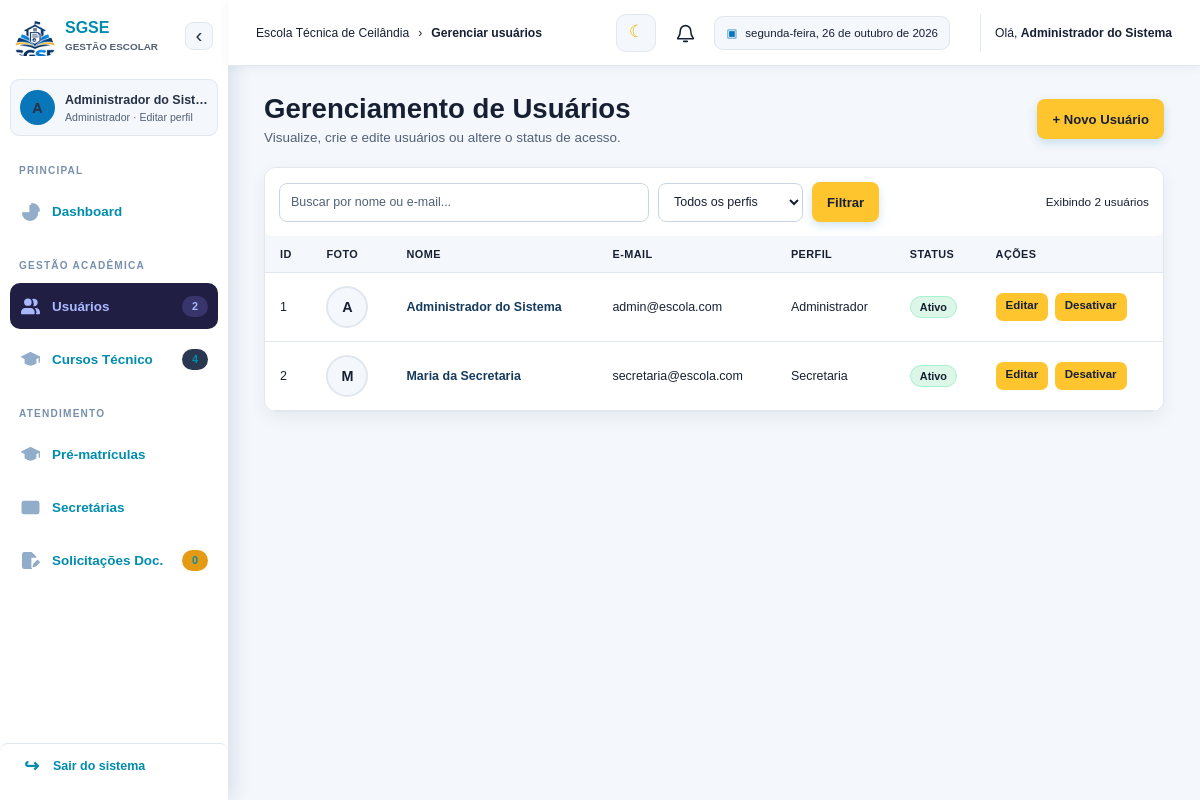
/view/admin/gerenciar_usuarios.php (signed in), run on the app's committed database.
### tables this page shows
CREATE TABLE usuarios (
    id_usuario INT AUTO_INCREMENT PRIMARY KEY,
    id_pessoa INT NOT NULL UNIQUE,
    id_perfil INT NOT NULL,
    email VARCHAR(100) NOT NULL UNIQUE,
    senha VARCHAR(255) NOT NULL,
    foto_perfil VARCHAR(255),
    cargo VARCHAR(100),
    setor VARCHAR(100),
    status ENUM('Ativo', 'Inativo') DEFAULT 'Ativo',
    criado_em TIMESTAMP DEFAULT CURRENT_TIMESTAMP,

    CONSTRAINT fk_usuario_pessoa
        FOREIGN KEY (id_pessoa)
        REFERENCES pessoas(id_pessoa)
        ON DELETE RESTRICT,

    CONSTRAINT fk_usuario_perfil
        FOREIGN KEY (id_perfil)
        REFERENCES perfis(id_perfil)
        ON DELETE RESTRICT
);

CREATE TABLE pessoas (
    id_pessoa INT AUTO_INCREMENT PRIMARY KEY,
    nome VARCHAR(100) NOT NULL,
    cpf VARCHAR(14) NOT NULL UNIQUE,
    telefone VARCHAR(20),
    data_nascimento DATE,
    criado_em TIMESTAMP DEFAULT CURRENT_TIMESTAMP
);

### controller/UsuarioController.php (called while the page is built, shortened)
<?php
require_once __DIR__ . '/../model/dao/UsuarioDAO.php';
class UsuarioController {
    public function listar() {
        $dao = new UsuarioDAO();
        return $dao->listar();
    }
}
?>

### model/dao/Conexao.php (called while the page is built, shortened)
<?php
if (!class_exists('Conexao')) {
    class Conexao {
        private static $instance = null;
        public static function getConexao() {
            if (!isset(self::$instance)) {
                $host     = "localhost";
                $dbname   = "secretaria_db";
                $usuario  = "root";
                $senha    = "";
                try {
                    self::$instance = new PDO(
                        "mysql:host={$host};dbname={$dbname};charset=utf8mb4",
                        $usuario,
                        $senha
                    );
                    self::$instance->setAttribute(PDO::ATTR_ERRMODE, PDO::ERRMODE_EXCEPTION);
                    self::$instance->setAttribute(PDO::ATTR_DEFAULT_FETCH_MODE, PDO::FETCH_ASSOC);
                } catch (PDOException $e) {
                    die("Erro na conexão com o banco de dados: " . $e->getMessage());
                }
            }
            return self::$instance;
        }
    }
}

### model/dao/UsuarioDAO.php (called while the page is built, shortened)
<?php
require_once __DIR__ . '/Conexao.php';
class UsuarioDAO {
    public function listar() {
        try {
            $sql = "SELECT u.id_usuario AS id, p.nome, u.email, u.foto_perfil,
                           u.id_perfil AS perfil_id, u.status
                    FROM usuarios u
                    INNER JOIN pessoas p ON p.id_pessoa = u.id_pessoa
                    ORDER BY u.id_usuario";
            $stmt = Conexao::getConexao()->prepare($sql);
            $stmt->execute();
            return $stmt->fetchAll(PDO::FETCH_ASSOC);
        } catch (PDOException $e) {
            echo "Erro ao buscar usuários:<br>". $e->getMessage();
            return [];
        }
    }
}
?>

### view/admin/gerenciar_usuarios.php (the view, shortened to what this page needs)
<?php
require_once __DIR__ . '/../../model/dao/Conexao.php';
require_once __DIR__ . '/../../model/dao/UsuarioDAO.php';
require_once __DIR__ . '/../../controller/UsuarioController.php';
$usuarioController = new UsuarioController();
$usuarios = $usuarioController->listar();
$buscaUsuarios = is_string($_GET['busca'] ?? null) ? trim($_GET['busca']) : '';
$perfilFiltro = filter_var($_GET['perfil'] ?? 0, FILTER_VALIDATE_INT);
$perfilFiltro = in_array($perfilFiltro, [1, 2, 3], true) ? $perfilFiltro : 0;
$usuariosExibidos = array_values(array_filter($usuarios, static function (array $usuario) use ($buscaUsuarios, $perfilFiltro): bool {
    $correspondePerfil = $perfilFiltro === 0 || (int)($usuario['perfil_id'] ?? 0) === $perfilFiltro;
    if (!$correspondePerfil || $buscaUsuarios === '') {
        return $correspondePerfil;
    }
    return mb_stripos((string)($usuario['nome'] ?? ''), $buscaUsuarios, 0, 'UTF-8') !== false
        || mb_stripos((string)($usuario['email'] ?? ''), $buscaUsuarios, 0, 'UTF-8') !== false;
}));
$rotulosPerfil = [1 => 'Administrador', 2 => 'Secretaria', 3 => 'Aluno'];
include_once __DIR__ . '/../includes/topo.php';
?>
<div class="admin-workspace">
    <?php include __DIR__ . '/../includes/menu_administrativo.php'; ?>
    <div class="admin-workspace-content">
        <div class="main-content admin-list-page admin-users-page">
            <header class="admin-page-header">
                <div>
                    <h1>Gerenciamento de Usuários</h1>
                    <p>Visualize, crie e edite usuários ou altere o status de acesso.</p>
                </div>
                <a href="../cadastrar_usuario.php" class="btn admin-primary-button">+ Novo Usuário</a>
            </header>
            <section class="admin-list-panel">
                <form class="admin-list-filters" action="gerenciar_usuarios.php" method="GET" role="search">
                    <label class="admin-search-field">
                        <input type="search" name="busca" placeholder="Buscar por nome ou e-mail..." value="<?= htmlspecialchars($buscaUsuarios, ENT_QUOTES, 'UTF-8') ?>">
                    </label>
                    <label>
                        <select name="perfil">
                            <option value="0">Todos os perfis</option>
                        </select>
                    </label>
                    <button type="submit" class="admin-primary-button">Filtrar</button>
                    <span class="admin-list-count">Exibindo <?= count($usuariosExibidos) ?> usuários</span>
                </form>
                <?php if ($usuariosExibidos): ?>
                    <div class="admin-table-wrap">
                    <table>
                    <thead>
                        <tr>
                            <th>ID</th>
                            <th>Foto</th>
                            <th>Nome</th>
                            <th>E-mail</th>
                            <th>Perfil</th>
                            <th>Status</th>
                            <th>Ações</th>
                        </tr>
                    </thead>
                    <tbody>
                        <?php foreach ($usuariosExibidos as $u): ?>
                            <?php
                            $fotoPerfilUsuario = is_string($u['foto_perfil'] ?? null)
                                && preg_match('#^uploads/perfis/[a-f0-9]{32}\.(jpg|png|webp)$#', $u['foto_perfil'])
                                && is_file(__DIR__ . '/../../' . $u['foto_perfil'])
                                ? $u['foto_perfil']
                                : null;
                            $nomeUsuario = (string)($u['nome'] ?? '');
                            ?>
                            <tr>
                                <td><?= htmlspecialchars($u['id'] ?? '') ?></td>
                                <td>
                                    <?php if ($fotoPerfilUsuario !== null): ?>
                                        <img class="admin-user-avatar" src="../../<?= htmlspecialchars($fotoPerfilUsuario, ENT_QUOTES, 'UTF-8') ?>"
                                             alt="Foto de <?= htmlspecialchars($nomeUsuario, ENT_QUOTES, 'UTF-8') ?>">
                                    <?php else: ?>
                                        <span class="admin-user-avatar admin-user-avatar-placeholder" aria-label="Sem foto de perfil">
                                            <?= htmlspecialchars(mb_strtoupper(mb_substr($nomeUsuario, 0, 1, 'UTF-8'), 'UTF-8'), ENT_QUOTES, 'UTF-8') ?>
                                        </span>
                                    <?php endif; ?>
                                </td>
                                <td><?= htmlspecialchars($nomeUsuario, ENT_QUOTES, 'UTF-8') ?></td>
                                <td><?= htmlspecialchars($u['email'] ?? '') ?></td>
                                <td><?= htmlspecialchars($rotulosPerfil[(int)($u['perfil_id'] ?? 0)] ?? '—', ENT_QUOTES, 'UTF-8') ?></td>
                                <td><span class="admin-status-badge <?= strtoupper($u['status'] ?? '') === 'INATIVO' ? 'is-inactive' : 'is-active' ?>"><?= htmlspecialchars($u['status'] ?? 'Ativo', ENT_QUOTES, 'UTF-8') ?></span></td>
                                <td class="acoes-container">
                                    <a href="../editar_usuario.php?id=<?= (int)$u['id'] ?>" class="btn btn-editar">Editar</a>
                                    <?php if (strtoupper($u['status'] ?? '') === 'INATIVO'): ?>
                                        <a href="../../controller/UsuarioController.php?acao=ativar&amp;id=<?= (int)$u['id'] ?>"
                                           class="btn btn-ativar"
                                           onclick="return confirm('Tem certeza que deseja ativar este usuário?');">
                                            Ativar
                                        </a>
                                    <?php else: ?>
                                        <a href="../../controller/UsuarioController.php?acao=desativar&amp;id=<?= (int)$u['id'] ?>"
                                           class="btn btn-desativar"
                                           onclick="return confirm('Tem certeza que deseja desativar este usuário?');">
                                            Desativar
                                        </a>
                                    <?php endif; ?>
                                </td>
                            </tr>
                        <?php endforeach; ?>
                    </tbody>
                    </table>
                    </div>
            <?php else: ?>
                <p class="admin-empty-state"><?= $buscaUsuarios !== '' || $perfilFiltro !== 0 ? 'Nenhum usuário corresponde aos filtros selecionados.' : 'Nenhum usuário encontrado.' ?></p>
            <?php endif; ?>
            </section>
        </div>
    </div>
</div>
</main>
</body>
</html>

### assets/css/estilo_topo.css (style rules this page uses)
body { margin: 0; padding: 0; }

### assets/css/estilo_tema_sistema.css (style rules this page uses)
body.manager-body { --tema-fundo: #f4f7fb; --tema-superficie: #ffffff; --tema-superficie-secundaria: #f4f7fb; --tema-cabecalho: #ffffff; --tema-texto: #172033; --tema-texto-secundario: #526075; --tema-borda: #e0e7ef; --tema-campo: #ffffff; --tema-campo-borda: #cbd5e1; --tema-link: #008cae; --tema-destaque: #ffc52e; --tema-sidebar: #ffffff; --tema-sidebar-texto: #253146; --tema-sombra: 0 6px 18px rgba(23, 32, 51, 0.06); color: var(--tema-texto); background: var(--tema-fundo); }
body.manager-body, body.manager-body .conteudo-principal { color: var(--tema-texto); background-color: var(--tema-fundo); }
body.manager-body .conteudo-principal :is( .admin-welcome p, .admin-date-card div > span, .admin-stat-card > div > span, .admin-stat-card small, .admin-recent-info small, .admin-recent-list time, .admin-status-legend li, .admin-page-header p, .admin-list-count, .admin-empty-state, .secretary-management-header p, .secretary-data dt, .secretary-person-details, .secretary-person-heading p, .secretary-list-heading > span, .workflow-header p, .workflow-page .step small, .service-requests-header p, .service-request-card > small, .service-request-protocol, .service-request-file-help, .profile-header p, .profile-photo-panel span, .user-home-card p ) { color: var(--tema-texto-secundario); }
body.manager-body .conteudo-principal * { color: var(--tema-texto); }
body.manager-body .conteudo-principal :is( .card, .admin-welcome, .workflow-header, .admin-date-card, .admin-stat-card, .admin-panel, .admin-status-donut > div, .admin-list-panel, .admin-list-filters, .secretary-person-card, .secretary-management .card, .secretary-form-card, .course-card, .course-list-card, .service-request-panel, .service-request-card, .user-home-card, .profile-card, .profile-photo-panel, .applicant-card, .application-documents, .personal-data div, .application-summary span, .workflow-course-content ) { color: var(--tema-texto); background: var(--tema-superficie); border-color: var(--tema-borda); box-shadow: var(--tema-sombra); }
body.manager-body .conteudo-principal :is( .admin-welcome, .admin-date-card, .admin-stat-card, .admin-panel, .admin-list-panel, .admin-list-filters, .secretary-person-card, .secretary-management .card, .secretary-form-card, .course-card, .course-list-card, .service-request-panel, .service-request-card, .user-home-card, .profile-card, .applicant-card ) :is(h1, h2, h3, h4, strong, label, p, small, span, dt, dd) { color: inherit; }
body.manager-body .conteudo-principal :is(input, select, textarea) { color: var(--tema-texto); background-color: var(--tema-campo); border-color: var(--tema-campo-borda); }
body.manager-body .conteudo-principal :is(.admin-user-avatar-placeholder, .secretary-person-avatar) { color: var(--tema-link); background: var(--tema-superficie-secundaria); border-color: var(--tema-borda); }
body.manager-body .conteudo-principal :is(input, textarea)::placeholder { color: var(--tema-texto-secundario); opacity: 1; }
body.manager-body .conteudo-principal select option { color: var(--tema-texto); background: var(--tema-campo); }
body.manager-body .conteudo-principal :is(table, th, td) { border-color: var(--tema-borda); }
body.manager-body .conteudo-principal table { color: var(--tema-texto); background: var(--tema-superficie); }
body.manager-body .conteudo-principal table th { color: var(--tema-texto); background: var(--tema-superficie-secundaria); }
body.manager-body .conteudo-principal :is(.btn, button[type="submit"]) { color: #172033; background-color: var(--tema-destaque); }
body.manager-body .conteudo-principal :is(.btn, button[type="submit"]):hover { background-color: #ffae08; }
body.manager-body .conteudo-principal :is(.admin-status-badge.is-active, .status-pill.status-aprovado, .status-pill.status-deferido, .service-request-status.status-concluida) { color: #17643d; background-color: #dcf6e7; }

### data on the page
usuarios: id_usuario "1", id_pessoa.nome "A", id_pessoa.nome "Administrador do Sistema", email "admin@escola.com", id_perfil "Administrador", status "Ativo"
usuarios: id_usuario "2", id_pessoa.nome "M", id_pessoa.nome "Maria da Secretaria", email "secretaria@escola.com", id_perfil "Secretaria", status "Ativo"

### other printed values
$rotuloPagina "Gerenciar usuários"
$_SESSION['usuario_nome'] "Administrador do Sistema"
mb_strtoupper(mb_substr($nomeUsuarioMenu, 0, 1, 'UTF-8'), 'UTF-8') "A"
$nomeUsuarioMenu "Administrador do Sist…"
$nomePerfilMenu "Administrador"
$formatarContadorMenu($contadoresMenu['usuarios'] ?? 0) "2"
$formatarContadorMenu($contadoresMenu['cursos'] ?? 0) "4"
$formatarContadorMenu($contadoresMenu['solicitacoes'] ?? 0) "0"
count($usuariosExibidos) "2"
